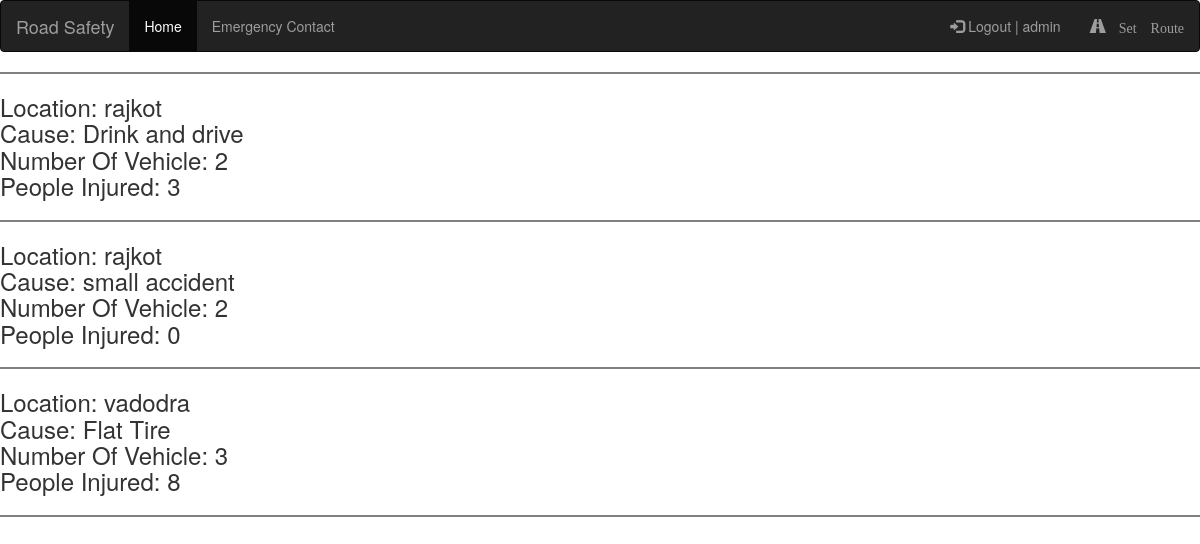
The app's page / (signed in) with its own data.
### core/models.py (models this page shows, shortened)
class AccidentDetail(models.Model):
	site = models.CharField(max_length=50)
	date_time = models.DateTimeField()
	cause = models.CharField(max_length=50)
	number_of_vehicle = models.IntegerField()
	people_injured = models.IntegerField()

### core/views.py (the view)
# urls.py: path("", views.index, name="home"),
@login_required(login_url='/login')
def index(request):
	try:
		user = UserRoute.objects.get(user=request.user)
		start_acc_data = AccidentDetail.objects.filter(site=user.start)
		way = AccidentDetail.objects.filter(site=user.landmark1)
		dest_acc_data = AccidentDetail.objects.filter(site=user.destination)
		context = {'start': start_acc_data, 'dest_data': dest_acc_data, 'way': way}
	except:
		a = None
		context = {'start': a, 'dest_data': a, 'way': a}
	return render(request, 'core/index.html', context=context)

### core/templates/core/index.html (shortened to what this page needs)
{% extends 'core/base.html' %}
{% block content %}
{% for data in start %}
<hr style="height:2px;border-width:0;color:gray;background-color:gray">
        <h3>
            Location: {{data.site}} <br>
            Cause: {{data.cause}} <br>
            Number Of Vehicle: {{data.number_of_vehicle}} <br>
            People Injured: {{data.people_injured}}
        </h3>
    {% endfor %}
    {% for data in dest_data %}
    <hr style="height:2px;border-width:0;color:gray;background-color:gray">
    <h3>
            Location: {{data.site}} <br>
            Cause: {{data.cause}} <br>
            Number Of Vehicle: {{data.number_of_vehicle}} <br>
            People Injured: {{data.people_injured}}
        </h3>
    {% endfor %}
<hr style="height:2px;border-width:0;color:gray;background-color:gray">
{% endblock content %}

### core/templates/core/base.html (shortened to what this page needs)
<!DOCTYPE html>
<html lang="en">
<head>
    <link rel="stylesheet" href="https://maxcdn.bootstrapcdn.com/bootstrap/3.4.1/css/bootstrap.min.css">
</head>
<body>
    <nav class="navbar navbar-inverse">
        <div class="container-fluid">
            <div class="navbar-header">
            <a class="navbar-brand" href="{% url 'home' %}">Road Safety</a>
            </div>
            <ul class="nav navbar-nav">
                <li class="active"><a href="{% url 'home' %}">Home</a></li>
                <li><a href="{% url 'emergency-contact' %}">Emergency Contact</a></li>
            </ul>
            <ul class="nav navbar-nav navbar-right">
                {% if user.is_authenticated %}
                    <li><a href="{% url 'logout' %}"><span class="glyphicon glyphicon-log-in"></span> Logout | {{user.username}}</a></li>
                    <li><a href="{% url 'route-form' %}"><span class="glyphicon glyphicon-road"> Set Route</span></a></li>
                {% else %}
                    <li><a href="{% url 'sign-up' %}"><span class="glyphicon glyphicon-user"></span> Sign Up</a></li>
                    <li><a href="{% url 'login' %}"><span class="glyphicon glyphicon-log-in"></span> login</a></li>
                {% endif %}
            </ul>
        </div>
    </nav>
    {% block content%}
    {% endblock content%}
</body>
</html>

### records on screen
AccidentDetail: site "rajkot", cause "Drink and drive", number_of_vehicle "2", people_injured "3"
AccidentDetail: site "rajkot", cause "small accident", number_of_vehicle "2", people_injured "0"
AccidentDetail: site "vadodra", cause "Flat Tire", number_of_vehicle "3", people_injured "8"

### other values on screen
{{ user.username }} "admin"
